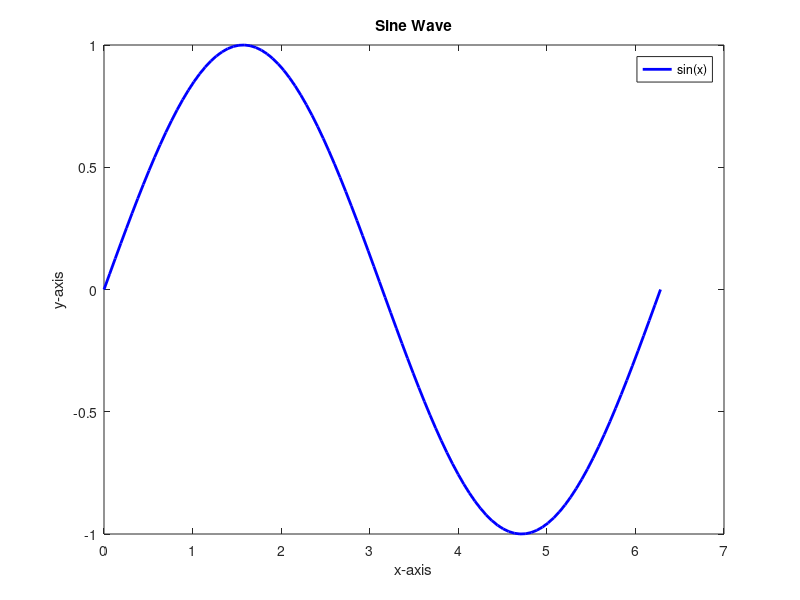

Reproduce this figure in MATLAB.
% Create a cell array with various data types
myCell = {42, 'Hello', pi, [1, 2, 3], true};

% Access and display specific elements
disp(myCell{1});  % Display the first element (number)
disp(myCell{2});  % Display the second element (text)

% Create a structure for storing person information
person.name = 'John';
person.age = 30;
person.city = 'New York';

% Access and display structure fields
disp(['Name: ' person.name]);
disp(['Age: ' num2str(person.age)]);
disp(['City: ' person.city]);

% Create a character array with your name
myName = 'Alice';

% Concatenate with another character array
greeting = ['Hello, ' myName '!'];

% Display the result
disp(greeting);

% Check if a number is even or odd
number = 7;

if mod(number, 2) == 0
    disp('The number is even.');
else
    disp('The number is odd.');
end

% Create a for loop to generate a sequence of numbers
for i = 1:10
    disp(i);  % Display the numbers within the loop
end
% Generate data for a simple sine wave plot
x = linspace(0, 2*pi, 100);
y = sin(x);

% Plot the data with labels and a legend
plot(x, y, 'b', 'LineWidth', 2);
xlabel('x-axis');
ylabel('y-axis');
title('Sine Wave');
legend('sin(x)');

